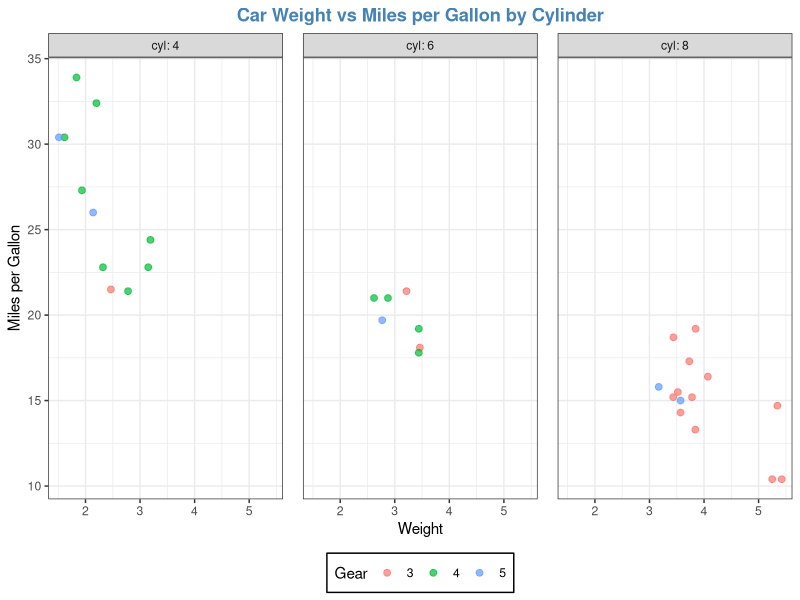

Source code (R):
# =========================================================
# Exercise 4 – Faceting Scatter Plots
# Dataset: mtcars
#
# Visual idea:
# Multiple small plots (one per cylinder group)
#
# Tasks:
# 1. Create a scatter plot of wt vs mpg.
# 2. Color points by gear.
# 3. Use facet_wrap() to create one plot per cyl.
# 4. Add a title and axis labels.
# 5. Apply theme_bw() and adjust legend position.
# =========================================================

library(tidyverse)

view(mtcars)

mtcars %>%
  mutate(cyl=factor(cyl),
         gear=factor(gear))%>%
  ggplot(aes(wt, mpg, color=gear))+
  geom_point(size=2, alpha=0.7)+
  facet_wrap(~cyl, labeller = label_both)+
  labs(title="Car Weight vs Miles per Gallon by Cylinder",
       x="Weight",
       y="Miles per Gallon",
       color="Gear")+
  theme_bw()+
  theme(legend.position = "bottom",
        legend.background=
          element_rect(fill="white",
                       color="black",
                       size=0.5),
        plot.title=
          element_text(color="steelblue",
                       face="bold",
                       hjust = 0.5),
        panel.spacing=
          unit(1,unit="lines"))
